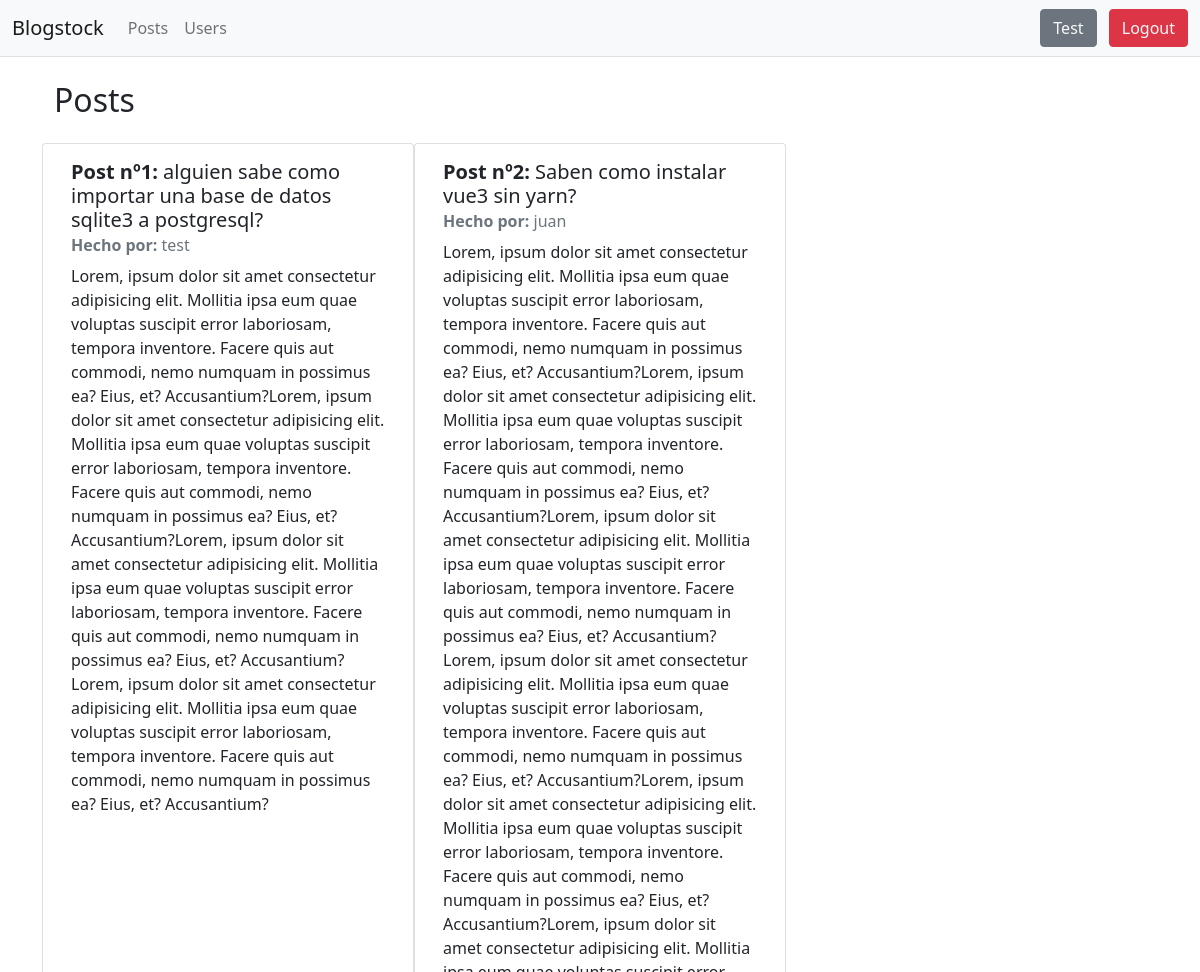
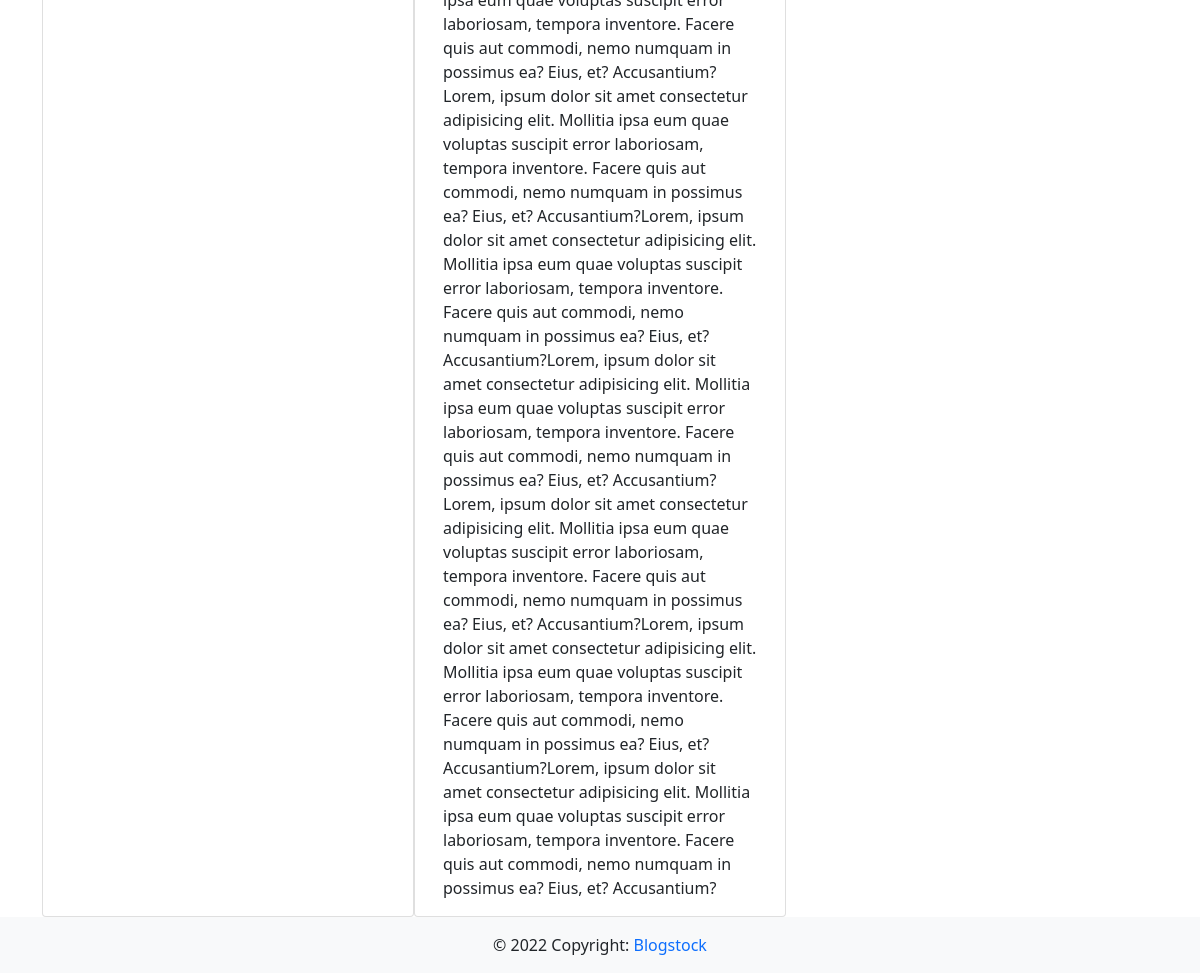
/posts (signed in), run on the app's committed database (2 pictures, top to bottom).
### app/models.py (models this page shows)
class User(db.Model, UserMixin):
    id = db.Column(db.Integer, primary_key=True)
    username = db.Column(db.String(150), unique=True)
    email = db.Column(db.String(150), unique=True)
    password = db.Column(db.String(255))
    posts = db.relationship('Post')

class Post(db.Model):
    id = db.Column(
        db.Integer, primary_key=True)
    title = db.Column(
        db.String(50))
    content = db.Column(
        db.String(10000))
    date = db.Column(
        db.DateTime(timezone=True), default=func.now())
    author_username = db.Column(
        db.String(150), db.ForeignKey('user.username')
    )

### app/views.py (the view)
@views.route("/posts")
def posts_page():
    posts = Post.query.all()
    return render_template(
        "posts.html",
        user=current_user, posts=posts)

### app/__init__.py (called while the page is built)
def create_app():
    app = Flask(__name__)
    app.config['SECRET_KEY'] = 'test'
    app.config['SQLALCHEMY_DATABASE_URI'] = f'sqlite:///{DB_NAME}'
    db.init_app(app)
    from .views import views
    app.register_blueprint(views, url_prefix="/")
    from .auth import auth
    app.register_blueprint(auth, url_prefix="/")
    from .models import User
    create_database(app)
    login_manager = LoginManager()
    login_manager.login_view = "auth.login"
    login_manager.init_app(app)
    @login_manager.user_loader
    def load_user(id):
        return User.query.get(int(id))
    @app.errorhandler(404)
    def page_not_found(error):
        return render_template("404.html", user=current_user), 404
    return app

### app/templates/posts.html (shortened to what this page needs)
{% extends "base.html" %}
{% block content %}
    <section class="container">
        <h2>Posts</h2>
        <div class="row mt-4">
            {% if posts %}
                {% for post in posts  %}
                    <div class="card col-md-4">
                        <div class="card-body">
                            <h5 class="card-title">
                                <strong>Post nº{{ post.id }}:</strong>
                                {{ post.title }}
                            </h5>
                            <h6 class="card-subtitle mb-2 text-muted">
                                <strong>Hecho por:</strong> {{ post.author_username }}
                            </h6>
                            <p class="card-text">
                                {{ post.content }}
                            </p>
                        </div>
                    </div>
                {% endfor %}
            {% else %}
                    <div class="alert alert-info" role="alert">
                        No posts available
                    </div>
            {% endif %}
        </div>
    </section>
{% endblock %}

### app/templates/base.html (shortened to what this page needs)
<!DOCTYPE html>
<html lang="en">
<head>
    <link href="https://cdn.jsdelivr.net/npm/bootstrap@5.0.2/dist/css/bootstrap.min.css" rel="stylesheet">
    <link rel="stylesheet" href="{{ url_for('static', filename='app.css') }}">
</head>
<body>
    <header class="border-bottom">
      <nav class="navbar navbar-expand-lg navbar-light bg-light">
        <div class="container-fluid">
          <a class="navbar-brand" href="{{ url_for('views.home_page') }}">Blogstock</a>
          <div class="collapse navbar-collapse" id="navbarSupportedContent">
            <ul class="navbar-nav me-auto mb-2 mb-lg-0">
              <li class="nav-item">
                <a href="{{ url_for('views.posts_page') }}" class="nav-link">Posts</a>
              </li>
              <li class="nav-item">
                <a href="{{ url_for('views.users_page') }}" class="nav-link">Users</a>
              </li>
            </ul>
            <div>
              {% if user.is_authenticated %}
                <button type="button" class="btn btn-secondary me-2">
                  <a class="text-light text-decoration-none" href="{{ url_for('views.user_dashboard_page') }}">{{user.username.title()}}</a>
                </button>
                <button type="button" class="btn btn-danger">
                  <a class="text-light text-decoration-none" href="{{ url_for('auth.logout') }}">Logout</a>
                </button>
              {% endif %}
            </div>
          </div>
        </div>
      </nav>
    </header>
    <main class="container mt-4">
      {% block content %}
      {% endblock %}
    </main>
    <footer class="bg-light text-center text-lg-start">
        <div class="text-center p-3">
          © 2022 Copyright:
          <a class="text-decoration-none" href="">Blogstock</a>
        </div>
    </footer>
</body>
</html>

### app/static/app.css (style rules this page uses)
html { min-height: 100vh; overflow-x: hidden; }
body { min-height: 100vh; display: flex; flex-direction: column; }
main { flex: 1 1 auto; }

### data on the page
User: username "Test"
Post: id "1", title "alguien sabe como importar una base de datos sqlite3 a postgresql?", author_username "test", content "Lorem, ipsum dolor sit amet consectetur adipisicing elit. Mollitia ipsa eum quae voluptas suscipit error laboriosam, tempora inventore. Facere quis aut commodi, nemo numquam in possimus ea? Eius, et? Accusantium?Lorem, ipsum dolor sit amet consectetur adipisicing elit. Mollitia ipsa eum quae voluptas suscipit error laboriosam, tempora inventore. Facere quis aut commodi, nemo numquam in possimus ea? Eius, et? Accusantium?Lorem, ipsum dolor sit amet consectetur adipisicing elit. Mollitia ipsa eum quae voluptas suscipit error laboriosam, tempora inventore. Facere quis aut commodi, nemo numquam in possimus ea? Eius, et? Accusantium?Lorem, ipsum dolor sit amet consectetur adipisicing elit.…"
Post: id "2", title "Saben como instalar vue3 sin yarn?", author_username "juan", content "Lorem, ipsum dolor sit amet consectetur adipisicing elit. Mollitia ipsa eum quae voluptas suscipit error laboriosam, tempora inventore. Facere quis aut commodi, nemo numquam in possimus ea? Eius, et? Accusantium?Lorem, ipsum dolor sit amet consectetur adipisicing elit. Mollitia ipsa eum quae voluptas suscipit error laboriosam, tempora inventore. Facere quis aut commodi, nemo numquam in possimus ea? Eius, et? Accusantium?Lorem, ipsum dolor sit amet consectetur adipisicing elit. Mollitia ipsa eum quae voluptas suscipit error laboriosam, tempora inventore. Facere quis aut commodi, nemo numquam in possimus ea? Eius, et? Accusantium?Lorem, ipsum dolor sit amet consectetur adipisicing elit.…"
